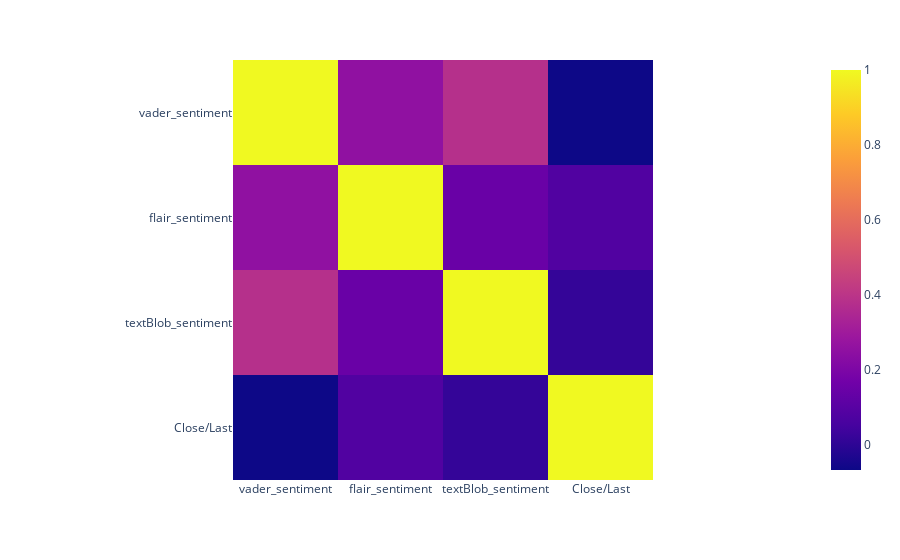

Notebook cell for this chart:
### Code cell
px.imshow(df_resampled_corr)

### Figure 1 — Plotly figure (JSON) as saved in the notebook; plotly's stock layout.template omitted (floating-point values rounded to 4 significant figures)
{"data": [{"coloraxis": "coloraxis", "hovertemplate": "x: %{x}<br>y: %{y}<br>color: %{z}<extra></extra>", "type": "heatmap", "x": ["vader_sentiment", "flair_sentiment", "textBlob_sentiment", "Close/Last"], "y": ["vader_sentiment", "flair_sentiment", "textBlob_sentiment", "Close/Last"], "z": [[1, 0.2543, 0.3803, -0.06686], [0.2543, 1, 0.1449, 0.08236], [0.3803, 0.1449, 1, 0.01521], [-0.06686, 0.08236, 0.01521, 1]]}], "layout": {"coloraxis": {"colorscale": [[0, "#0d0887"], [0.1111, "#46039f"], [0.2222, "#7201a8"], [0.3333, "#9c179e"], [0.4444, "#bd3786"], [0.5556, "#d8576b"], [0.6667, "#ed7953"], [0.7778, "#fb9f3a"], [0.8889, "#fdca26"], [1, "#f0f921"]]}, "margin": {"t": 60}, "xaxis": {"constrain": "domain", "scaleanchor": "y"}, "yaxis": {"autorange": "reversed", "constrain": "domain"}}}
